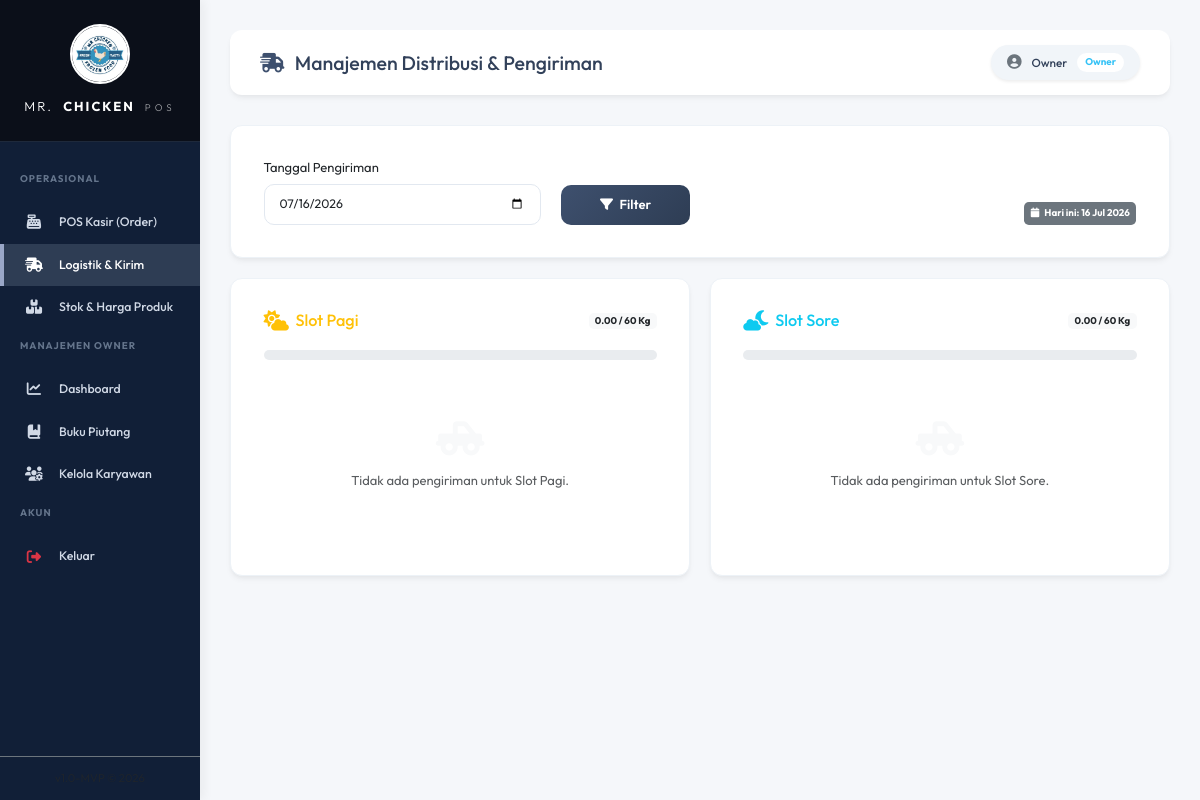
/index.php?page=logistik (signed in), run on an earlier commit of the app's database.
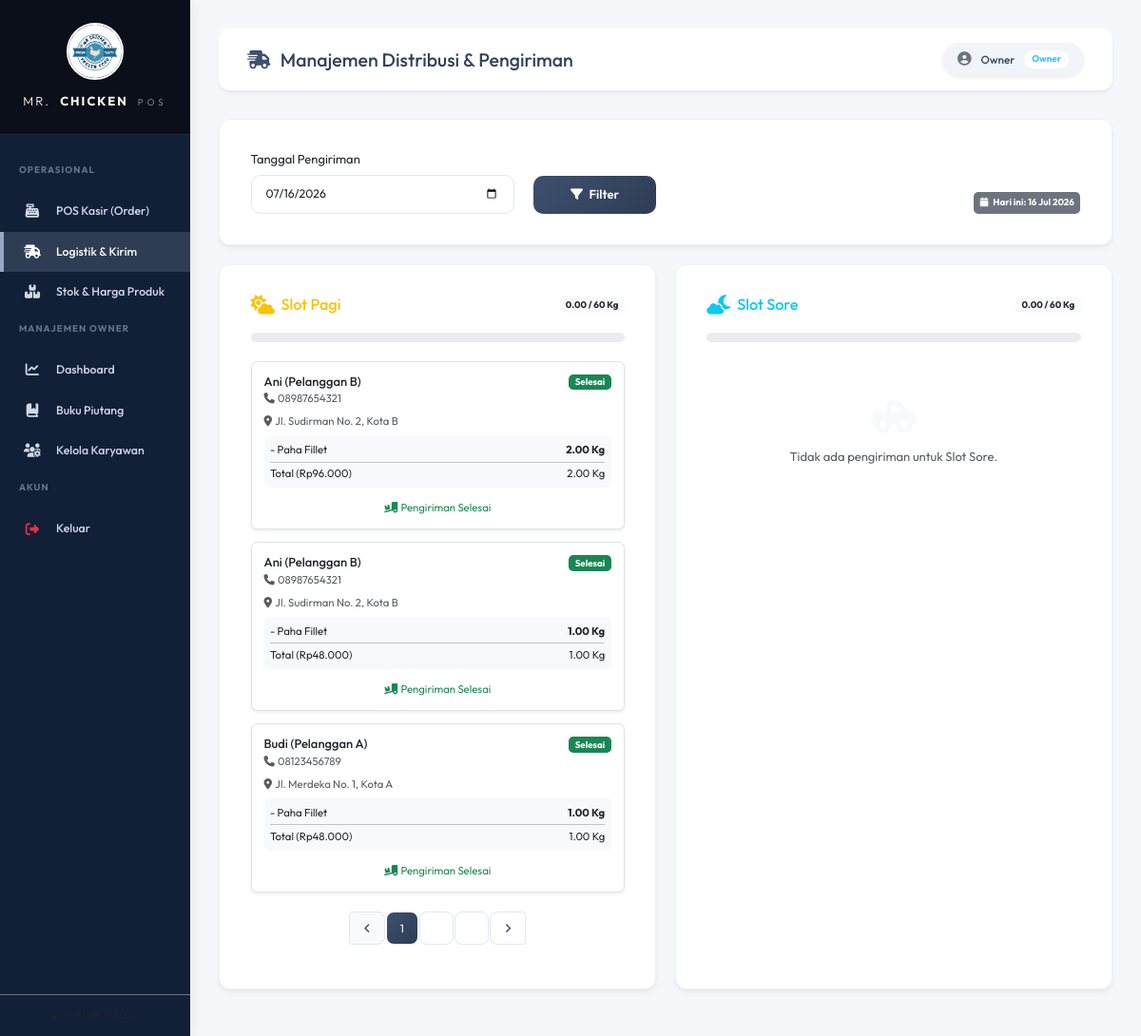
And on a later commit of the database.
### tables this page shows
CREATE TABLE IF NOT EXISTS `transaksi` (
  `id_transaksi` int NOT NULL AUTO_INCREMENT,
  `id_pelanggan` int NOT NULL,
  `id_user` int NOT NULL,
  `tanggal` date NOT NULL,
  `due_date` date DEFAULT NULL,
  `waktu` time NOT NULL,
  `slot_waktu` enum('Pagi','Sore') NOT NULL,
  `total_berat_akumulatif` decimal(6,2) NOT NULL,
  `metode_pembayaran` enum('Lunas','Hutang') NOT NULL,
  `status_pengiriman` enum('Pending','Selesai','Pre-Order') NOT NULL DEFAULT 'Pending',
  `total_harga` int NOT NULL,
  PRIMARY KEY (`id_transaksi`),
  KEY `id_pelanggan` (`id_pelanggan`),
  KEY `id_user` (`id_user`),
  CONSTRAINT `transaksi_ibfk_1` FOREIGN KEY (`id_pelanggan`) REFERENCES `pelanggan` (`id_pelanggan`),
  CONSTRAINT `transaksi_ibfk_2` FOREIGN KEY (`id_user`) REFERENCES `users` (`id_user`)
);

CREATE TABLE IF NOT EXISTS `pelanggan` (
  `id_pelanggan` int NOT NULL AUTO_INCREMENT,
  `nama_pelanggan` varchar(150) NOT NULL,
  `no_hp` varchar(20) NOT NULL,
  `alamat` text NOT NULL,
  `saldo_hutang` int DEFAULT '0',
  `credit_limit` bigint DEFAULT '0',
  PRIMARY KEY (`id_pelanggan`)
);

CREATE TABLE IF NOT EXISTS `detail_transaksi` (
  `id_detail` int NOT NULL AUTO_INCREMENT,
  `id_transaksi` int NOT NULL,
  `id_produk` int NOT NULL,
  `jumlah_berat_kg` decimal(5,2) NOT NULL,
  `harga_satuan` int NOT NULL,
  `subtotal` int NOT NULL,
  PRIMARY KEY (`id_detail`),
  KEY `id_transaksi` (`id_transaksi`),
  KEY `id_produk` (`id_produk`),
  CONSTRAINT `detail_transaksi_ibfk_1` FOREIGN KEY (`id_transaksi`) REFERENCES `transaksi` (`id_transaksi`) ON DELETE CASCADE,
  CONSTRAINT `detail_transaksi_ibfk_2` FOREIGN KEY (`id_produk`) REFERENCES `produk` (`id_produk`)
);

CREATE TABLE IF NOT EXISTS `produk` (
  `id_produk` int NOT NULL AUTO_INCREMENT,
  `nama_produk` varchar(100) NOT NULL,
  `harga_per_kg` int NOT NULL,
  `satuan` varchar(10) DEFAULT 'Kg',
  PRIMARY KEY (`id_produk`)
);

### views/logistik/pengiriman.php (the view, shortened to what the rows shown need)
<?php
require_once 'views/templates/header.php';
?>
<div class="card premium-card p-4 mb-4">
    <div class="card-body">
        <form action="index.php" method="GET" class="row align-items-end">
            <div class="col-md-4 mb-3 mb-md-0">
                <label for="tanggal" class="form-label font-weight-bold">Tanggal Pengiriman</label>
                <input type="date" class="form-control" id="tanggal" name="tanggal" value="<?= htmlspecialchars($tanggal) ?>">
            </div>
            <div class="col-md-2">
                <button type="submit" class="btn btn-premium w-100"><i class="fa-solid fa-filter me-2"></i>Filter</button>
            </div>
            <div class="col-md-6 text-md-end mt-3 mt-md-0">
                <span class="badge bg-secondary p-2 small"><i class="fa-solid fa-calendar me-1"></i> Hari ini: <?= date('d M Y') ?></span>
            </div>
        </form>
    </div>
</div>
<div class="row tab-content responsive-tab-content" id="logistik-board">
    <div class="tab-pane fade show active col-lg-6 mb-4" id="slot-pagi-pane" role="tabpanel" aria-labelledby="pagi-tab">
        <div class="card premium-card p-4 h-100">
            <div class="card-body">
                <div class="d-flex justify-content-between align-items-center mb-4">
                    <h5 class="card-title font-weight-bold m-0 text-warning">
                        <i class="fa-solid fa-cloud-sun fa-lg me-2"></i>Slot Pagi
                    </h5>
                    <span class="badge bg-light text-dark font-weight-bold"><?= number_format($pagi_berat, 2) ?> / 60 Kg</span>
                </div>
                <div class="progress mb-4 progress-bar-medium">
                </div>
                <div class="shipping-list">
                    <?php
                    $hasPagi = !empty($paged_pagi);
                    if ($hasPagi):
                        foreach ($paged_pagi as $t):
                            $items = $t->details;
                        ?>
                            <div class="border rounded-3 p-3 mb-3 shadow-sm position-relative <?= $t->is_menggantung ? 'order-card-overdue' : 'order-card-regular' ?>">
                                <div class="d-flex justify-content-between align-items-start mb-2">
                                    <div>
                                        <h6 class="font-weight-bold m-0"><?= htmlspecialchars($t->nama_pelanggan) ?></h6>
                                        <small class="text-muted"><i class="fa-solid fa-phone me-1"></i><?= htmlspecialchars($t->no_hp) ?></small>
                                    </div>
                                    <span class="badge <?= $t->status_pengiriman === 'Selesai' ? 'bg-success' : ($t->status_pengiriman === 'Pre-Order' ? 'bg-info' : 'bg-warning') ?>">
                                        <?= htmlspecialchars($t->status_pengiriman) ?>
                                    </span>
                                </div>
                                <p class="small text-muted mb-2"><i class="fa-solid fa-location-dot me-1"></i><?= htmlspecialchars($t->alamat) ?></p>
                                <div class="p-2 bg-light rounded-2 mb-3">
                                    <?php foreach ($items as $it): ?>
                                        <div class="d-flex justify-content-between small">
                                            <span>- <?= htmlspecialchars($it->nama_produk) ?></span>
                                            <strong><?= number_format($it->jumlah_berat_kg, 2) ?> Kg</strong>
                                        </div>
                                    <?php endforeach; ?>
                                    <hr class="my-1">
                                    <div class="d-flex justify-content-between small font-weight-bold">
                                        <span>Total (Rp<?= number_format($t->total_harga, 0, ',', '.') ?>)</span>
                                        <span><?= number_format($t->total_berat_akumulatif, 2) ?> Kg</span>
                                    </div>
                                </div>
                                <?php if ($t->status_pengiriman !== 'Selesai'): ?>
                                    <form action="index.php?page=logistik-konfirmasi" method="POST">
                                        <input type="hidden" name="id_transaksi" value="<?= $t->id_transaksi ?>">
                                        <button type="submit" class="btn btn-sm <?= $t->is_menggantung ? 'btn-outline-danger' : 'btn-outline-success' ?> w-100 py-2">
                                            <i class="fa-solid fa-circle-check me-1"></i>Konfirmasi Sampai (Selesai)
                                        </button>
                                    </form>
                                <?php else: ?>
                                    <div class="text-center text-success small font-weight-bold"><i class="fa-solid fa-truck-ramp-box me-1"></i>Pengiriman Selesai</div>
                                <?php endif; ?>
                            </div>
                        <?php endforeach; ?>
                        <?php if ($pages_pagi > 1): ?>
                            <nav aria-label="Page navigation" class="mt-4">
                                <ul class="pagination pagination-sm justify-content-center">
                                    <li class="page-item <?= $page_pagi <= 1 ? 'disabled' : '' ?>">
                                        <a class="page-link text-orange-link" href="index.php?page=logistik&tanggal=<?= urlencode($tanggal) ?>&p_pagi=<?= $page_pagi - 1 ?>&p_sore=<?= $page_sore ?>#logistik-board" aria-label="Previous">
                                            <i class="fa-solid fa-angle-left"></i>
                                        </a>
                                    </li>
                                    <?php for ($i = 1; $i <= $pages_pagi; $i++): ?>
                                        <li class="page-item <?= $i == $page_pagi ? 'active active-orange' : '' ?>">
                                            <a class="page-link" href="index.php?page=logistik&tanggal=<?= urlencode($tanggal) ?>&p_pagi=<?= $i ?>&p_sore=<?= $page_sore ?>#logistik-board"><?= $i ?></a>
                                        </li>
                                    <?php endfor; ?>
                                    <li class="page-item <?= $page_pagi >= $pages_pagi ? 'disabled' : '' ?>">
                                        <a class="page-link text-orange-link" href="index.php?page=logistik&tanggal=<?= urlencode($tanggal) ?>&p_pagi=<?= $page_pagi + 1 ?>&p_sore=<?= $page_sore ?>#logistik-board" aria-label="Next">
                                            <i class="fa-solid fa-angle-right"></i>
                                        </a>
                                    </li>
                                </ul>
                            </nav>
                        <?php endif; ?>
                    <?php endif; ?>
                </div>
            </div>
        </div>
    </div>
    <div class="tab-pane fade col-lg-6 mb-4" id="slot-sore-pane" role="tabpanel" aria-labelledby="sore-tab">
        <div class="card premium-card p-4 h-100">
            <div class="card-body">
                <div class="d-flex justify-content-between align-items-center mb-4">
                    <h5 class="card-title font-weight-bold m-0 text-info">
                        <i class="fa-solid fa-cloud-moon fa-lg me-2"></i>Slot Sore
                    </h5>
                    <span class="badge bg-light text-dark font-weight-bold"><?= number_format($sore_berat, 2) ?> / 60 Kg</span>
                </div>
                <div class="progress mb-4 progress-bar-medium">
                </div>
                <div class="shipping-list">
                    <?php
                    $hasSore = !empty($paged_sore);
                    if ($hasSore):
                        foreach ($paged_sore as $t):
                            $items = $t->details;
                        ?>
                            <div class="border rounded-3 p-3 mb-3 shadow-sm position-relative <?= $t->is_menggantung ? 'order-card-overdue' : 'order-card-regular' ?>">
                                <?php if ($t->is_menggantung): ?>
                                    <div class="alert alert-danger p-2 small mb-2 d-flex align-items-center gap-2 rounded-8">
                                        <i class="fa-solid fa-triangle-exclamation text-danger fa-lg"></i>
                                        <div>
                                            <strong>⚠️ Transaksi Menggantung!</strong> (Tanggal: <?= date('d/m/Y', strtotime($t->tanggal)) ?>) - Segera Konfirmasi
                                        </div>
                                    </div>
                                <?php endif; ?>
                                <div class="d-flex justify-content-between align-items-start mb-2">
                                    <div>
                                        <h6 class="font-weight-bold m-0"><?= htmlspecialchars($t->nama_pelanggan) ?></h6>
                                        <small class="text-muted"><i class="fa-solid fa-phone me-1"></i><?= htmlspecialchars($t->no_hp) ?></small>
                                    </div>
                                    <span class="badge <?= $t->status_pengiriman === 'Selesai' ? 'bg-success' : ($t->status_pengiriman === 'Pre-Order' ? 'bg-info' : 'bg-warning') ?>">
                                        <?= htmlspecialchars($t->status_pengiriman) ?>
                                    </span>
                                </div>
                                <p class="small text-muted mb-2"><i class="fa-solid fa-location-dot me-1"></i><?= htmlspecialchars($t->alamat) ?></p>
                                <div class="p-2 bg-light rounded-2 mb-3">
                                    <?php foreach ($items as $it): ?>
                                        <div class="d-flex justify-content-between small">
                                            <span>- <?= htmlspecialchars($it->nama_produk) ?></span>
                                            <strong><?= number_format($it->jumlah_berat_kg, 2) ?> Kg</strong>
                                        </div>
                                    <?php endforeach; ?>
                                    <hr class="my-1">
                                    <div class="d-flex justify-content-between small font-weight-bold">
                                        <span>Total (Rp<?= number_format($t->total_harga, 0, ',', '.') ?>)</span>
                                        <span><?= number_format($t->total_berat_akumulatif, 2) ?> Kg</span>
                                    </div>
                                </div>
                                <?php if ($t->status_pengiriman !== 'Selesai'): ?>
                                    <form action="index.php?page=logistik-konfirmasi" method="POST">
                                        <input type="hidden" name="id_transaksi" value="<?= $t->id_transaksi ?>">
                                        <button type="submit" class="btn btn-sm <?= $t->is_menggantung ? 'btn-outline-danger' : 'btn-outline-success' ?> w-100 py-2">
                                            <i class="fa-solid fa-circle-check me-1"></i>Konfirmasi Sampai (Selesai)
                                        </button>
                                    </form>
                                <?php else: ?>
                                    <div class="text-center text-success small font-weight-bold"><i class="fa-solid fa-truck-ramp-box me-1"></i>Pengiriman Selesai</div>
                                <?php endif; ?>
                            </div>
                        <?php endforeach; ?>
                        <?php if ($pages_sore > 1): ?>
                            <nav aria-label="Page navigation" class="mt-4">
                                <ul class="pagination pagination-sm justify-content-center">
                                    <li class="page-item <?= $page_sore <= 1 ? 'disabled' : '' ?>">
                                        <a class="page-link text-orange-link" href="index.php?page=logistik&tanggal=<?= urlencode($tanggal) ?>&p_pagi=<?= $page_pagi ?>&p_sore=<?= $page_sore - 1 ?>#logistik-board" aria-label="Previous">
                                            <i class="fa-solid fa-angle-left"></i>
                                        </a>
                                    </li>
                                    <?php for ($i = 1; $i <= $pages_sore; $i++): ?>
                                        <li class="page-item <?= $i == $page_sore ? 'active active-orange' : '' ?>">
                                            <a class="page-link" href="index.php?page=logistik&tanggal=<?= urlencode($tanggal) ?>&p_pagi=<?= $page_pagi ?>&p_sore=<?= $i ?>#logistik-board"><?= $i ?></a>
                                        </li>
                                    <?php endfor; ?>
                                    <li class="page-item <?= $page_sore >= $pages_sore ? 'disabled' : '' ?>">
                                        <a class="page-link text-orange-link" href="index.php?page=logistik&tanggal=<?= urlencode($tanggal) ?>&p_pagi=<?= $page_pagi ?>&p_sore=<?= $page_sore + 1 ?>#logistik-board" aria-label="Next">
                                            <i class="fa-solid fa-angle-right"></i>
                                        </a>
                                    </li>
                                </ul>
                            </nav>
                        <?php endif; ?>
                    <?php else: ?>
                        <div class="text-center py-5 text-muted">
                            <i class="fa-solid fa-truck-pickup fa-3x mb-3 text-light"></i>
                            <p>Tidak ada pengiriman untuk Slot Sore.</p>
                        </div>
                    <?php endif; ?>
                </div>
            </div>
        </div>
    </div>
</div>
<?php
require_once 'views/templates/footer.php';
?>

What changed in the data, as far as the page shows it:
added transaksi: tanggal "07/16/2026"
added transaksi: id_pelanggan.nama_pelanggan "Ani (Pelanggan B)", id_pelanggan.no_hp "08987654321", status_pengiriman "Selesai", id_pelanggan.alamat "Jl. Sudirman No. 2, Kota B", total_harga "96.000", total_berat_akumulatif "2.00", shows "Pengiriman Selesai"
added detail_transaksi: id_produk.nama_produk "Paha Fillet", jumlah_berat_kg "2.00", shown under "Ani (Pelanggan B)"
added transaksi: id_pelanggan.nama_pelanggan "Ani (Pelanggan B)", id_pelanggan.no_hp "08987654321", status_pengiriman "Selesai", id_pelanggan.alamat "Jl. Sudirman No. 2, Kota B", total_harga "48.000", total_berat_akumulatif "1.00", shows "Pengiriman Selesai"
added detail_transaksi: id_produk.nama_produk "Paha Fillet", jumlah_berat_kg "1.00", shown under "Ani (Pelanggan B)"
added transaksi: id_pelanggan.nama_pelanggan "Budi (Pelanggan A)", id_pelanggan.no_hp "08123456789", status_pengiriman "Selesai", id_pelanggan.alamat "Jl. Merdeka No. 1, Kota A", total_harga "48.000", total_berat_akumulatif "1.00", shows "Pengiriman Selesai"
added detail_transaksi: id_produk.nama_produk "Paha Fillet", jumlah_berat_kg "1.00", shown under "Budi (Pelanggan A)"
Also different on the page:
form field tanggal: "07/16/2026" → (not shown)
new list line: "1"
text no longer shown: "Tidak ada pengiriman untuk Slot Pagi."
